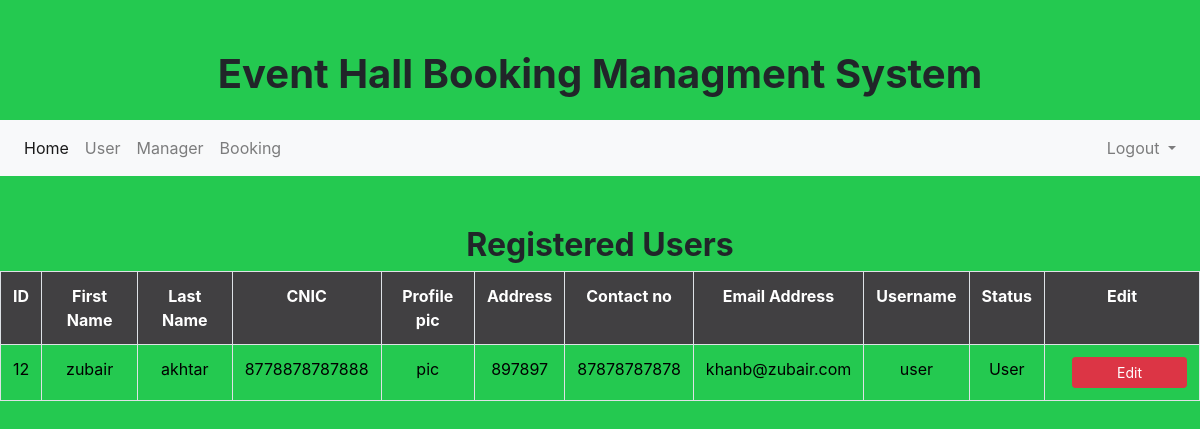
Screenshot of /admin/reg_user.php (signed in) with the database file from the repository.
### tables this page shows
CREATE TABLE `register_tbl` (
  `ID` int(11) NOT NULL,
  `F_name` varchar(255) NOT NULL,
  `L_name` varchar(255) NOT NULL,
  `Cnic` varchar(255) NOT NULL,
  `Profile_pic` varchar(255) NOT NULL,
  `Address` varchar(255) NOT NULL,
  `Contact_no` varchar(255) NOT NULL,
  `Email_address` varchar(255) NOT NULL,
  `Username` varchar(255) NOT NULL,
  `Password` varchar(255) NOT NULL,
  `Status` varchar(255) NOT NULL
);

### admin/reg_user.php (the view, shortened to what this page needs)
<?php
if (empty($_SESSION['uID'])) {
  echo '<script language="javascript">';
  echo 'alert("Please login to continue")';
  echo '</script>';
  echo "<script>location.replace('../login.php')</script>";
}else{
include ('adminHeader.php');
?>
<!DOCTYPE html>
<html>
<head>
</head>
<body>
  <div class="main_container">
      <h2 class="heading">Registered Users</h2>
      <hr>
    <div class="standardTable" style="margin-top: -50px; text-align: center;">
      <table class="table table-bordered">
            <tr>
                <th scope="col">ID</th>
                <th scope="col">First Name</th>
                <th scope="col">Last Name</th>
                <th scope="col">CNIC</th>
                <th scope="col">Profile pic</th>
                <th scope="col">Address</th>
                <th scope="col">Contact no</th>
                <th scope="col">Email Address</th>
                <th scope="col">Username</th>
                <th scope="col">Status</th>
                <th scope="col">Edit</th>
            </tr>
        <?php
          $status = "Manager";
          $qry = "SELECT * FROM register_tbl WHERE Status != '$status' AND  Status != 'Admin'";
          $run = mysqli_query($conn,$qry);
          while ($row = mysqli_fetch_array($run))
          {
        ?>
            <tr>
                <td><?php echo $row ['ID']; ?></td>
                <td><?php echo $row ['F_name']; ?></td>
                <td><?php echo $row ['L_name']; ?></td>
                <td><?php echo $row ['Cnic']; ?></td>
                <td><?php echo $row ['Profile_pic']; ?></td>
                <td><?php echo $row ['Address']; ?></td>
                <td><?php echo $row ['Contact_no']; ?></td>
                <td><?php echo $row ['Email_address']; ?></td>
                <td><?php echo $row ['Username']; ?></td>
                <td><?php echo $row ['Status']; ?></td>
                <td><a class="btn btn-danger btn-sm" href="edit_user_record.php?edit=<?php echo $row ['ID']; ?>">Edit</a></td>
            </tr>
        <?php
          echo "<br>";
          }
        ?>
        </table>
    </div>
  </div>
</body>
</html>
<?php
}
?>

### rows the page displays
register_tbl: ID "12", F_name "zubair", L_name "akhtar", Cnic "8778878787888", Profile_pic "pic", Address "897897", Contact_no "87878787878", Email_address "khanb@zubair.com", Username "user", Status "User"
